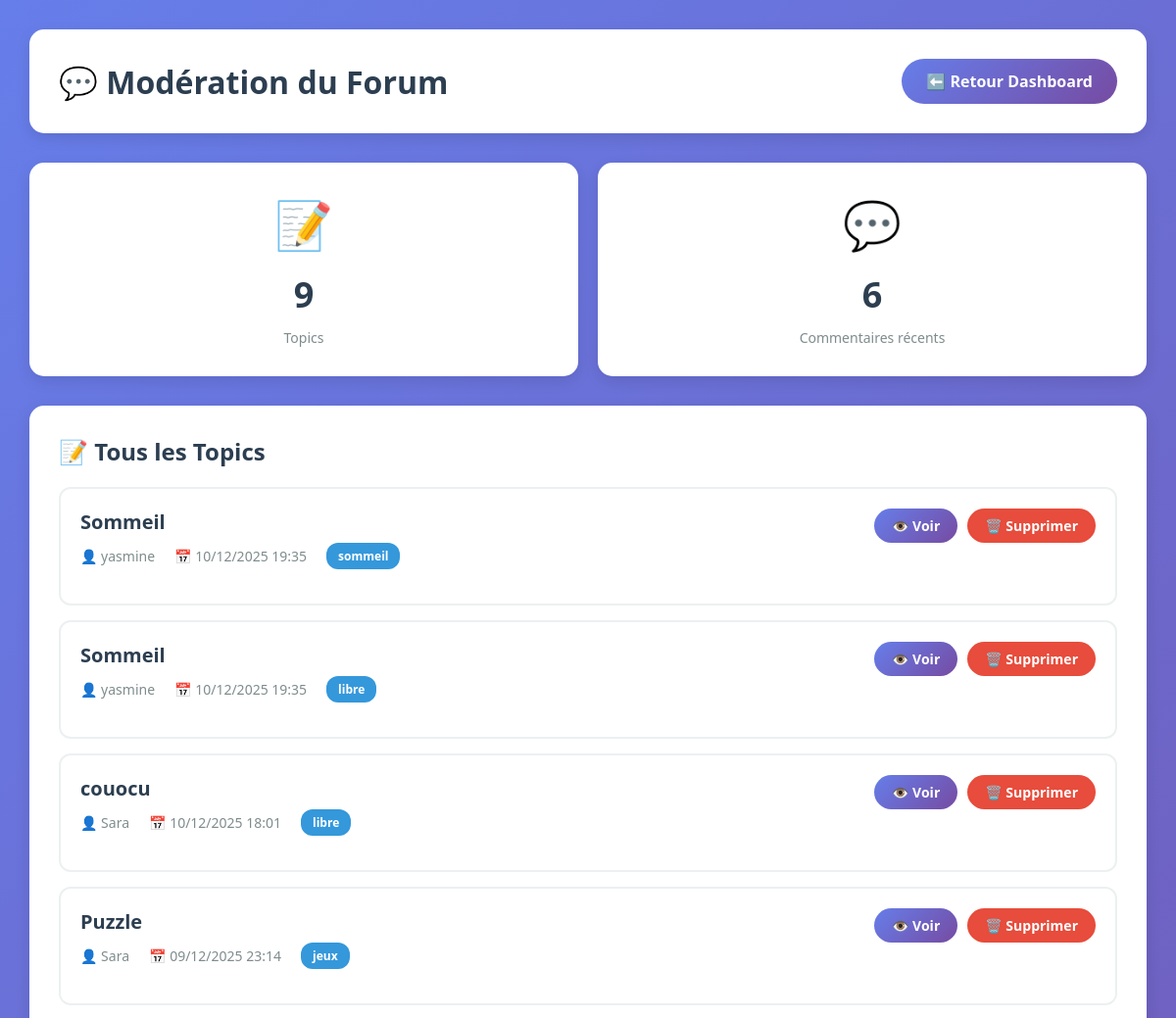
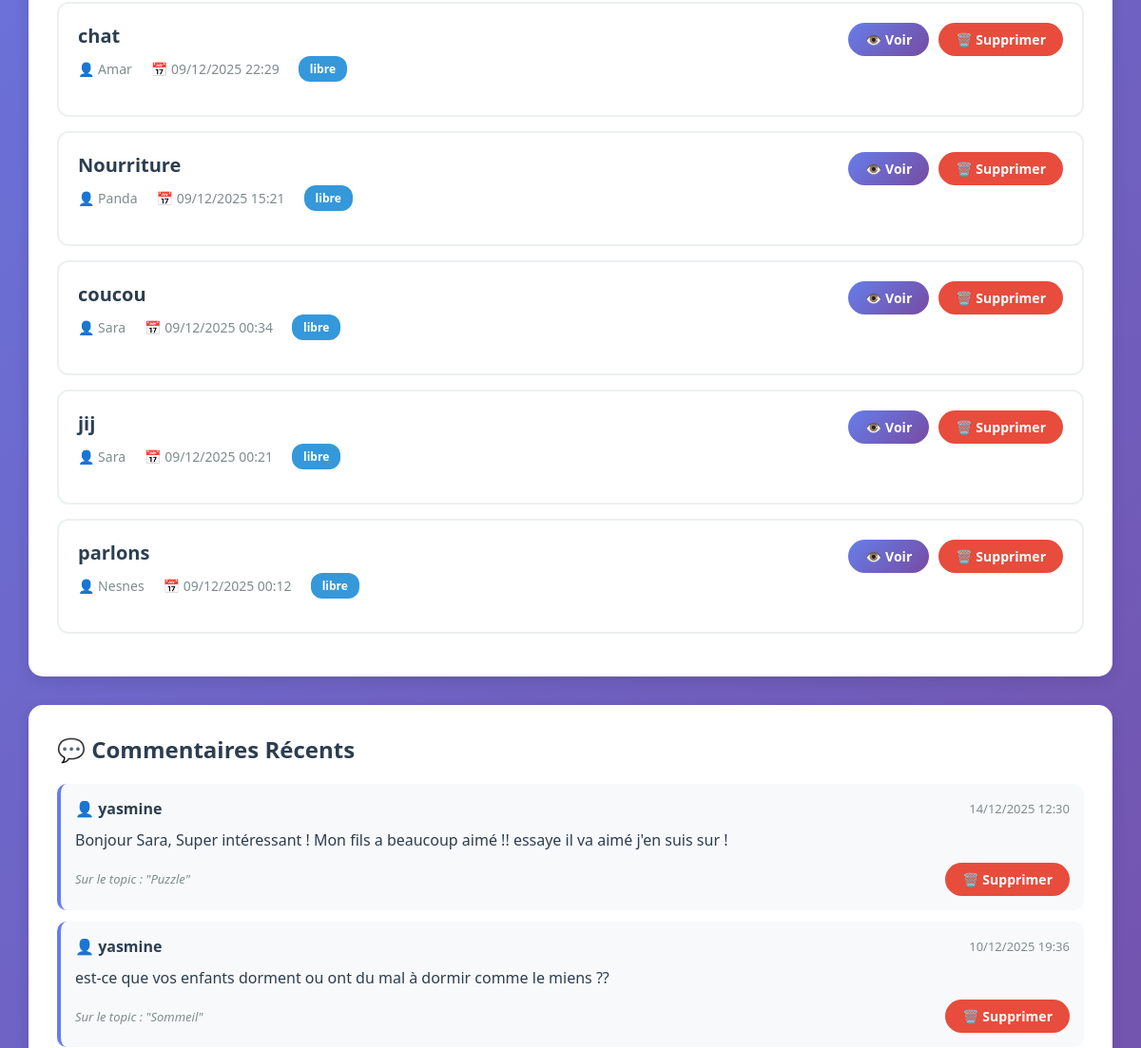
The app's page /admin-dashboard/forum/ (signed in, upper part), older data (2 pictures, top to bottom).
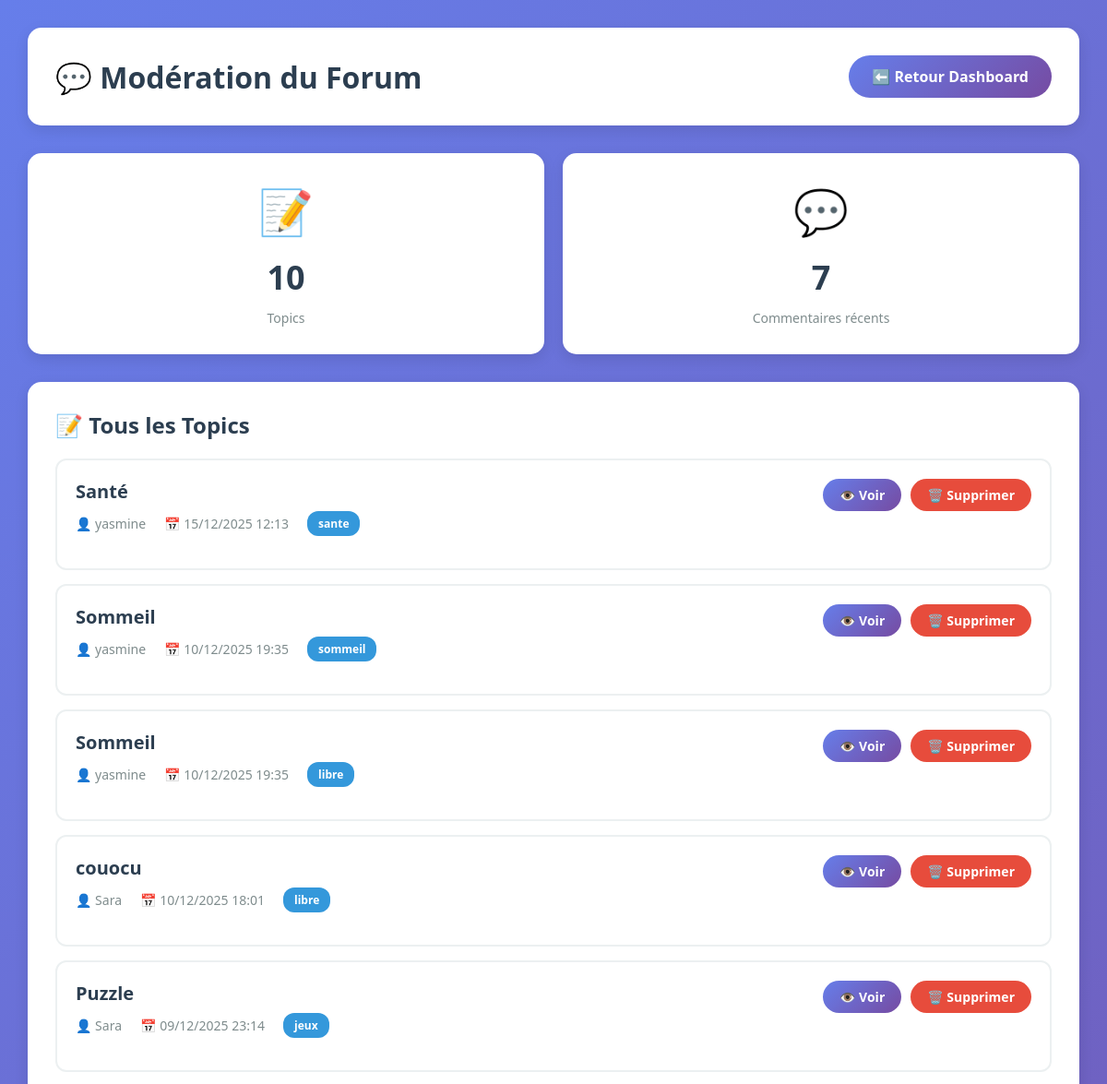
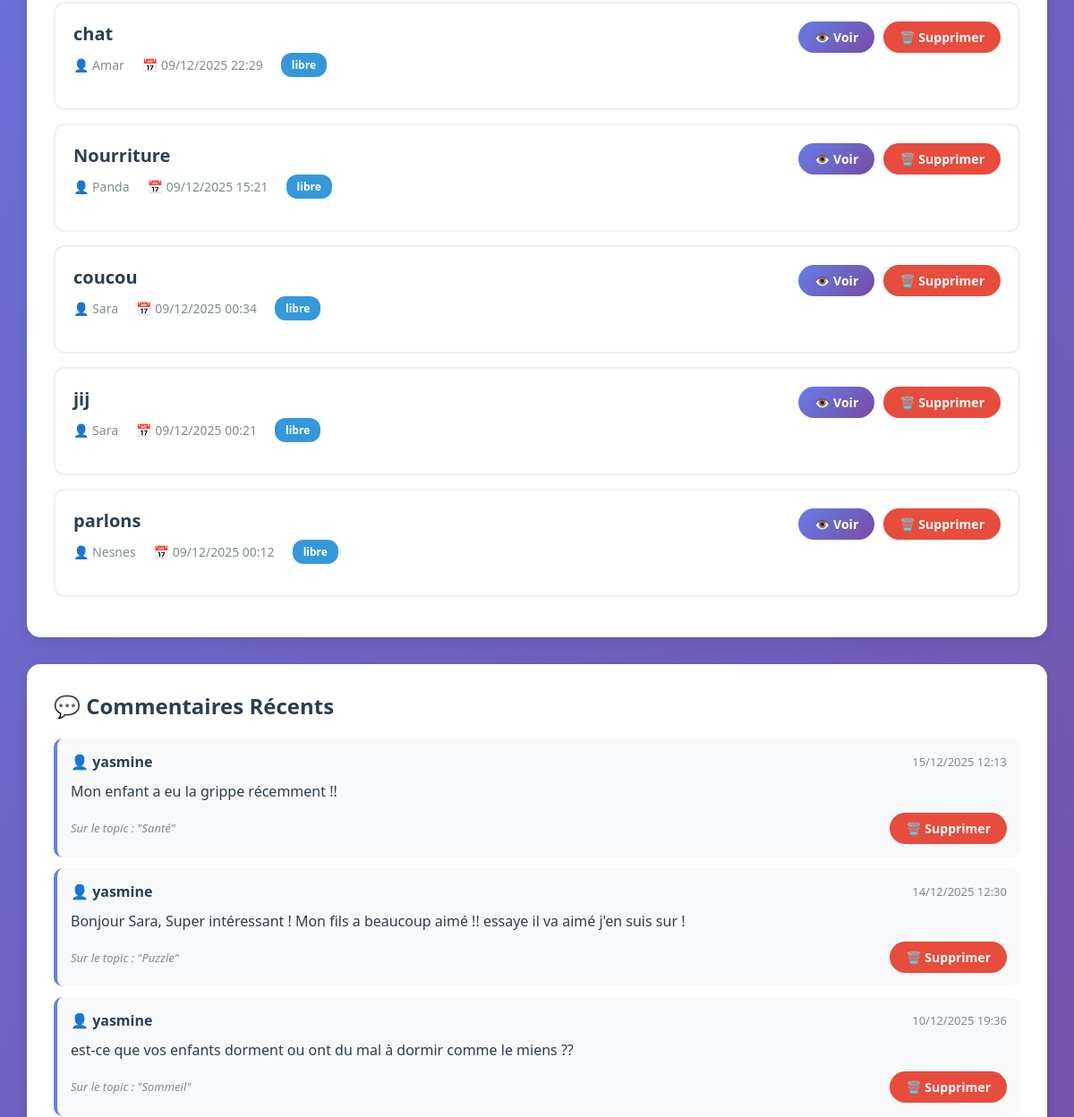
The same page, newer data (2 pictures, top to bottom).
### forum/models.py (models this page shows, shortened)
class Topic(models.Model):
    CATEGORY_CHOICES = [
        ('ecole', '🏫 École et Scolarité'),
        ('alimentation', '🍽️ Alimentation et Repas'),
        ('sommeil', '😴 Sommeil et Routines'),
        ('jeux', '🎮 Jeux et Activités'),
        ('sante', '💊 Santé et Thérapies'),
        ('entraide', '🤝 Entraide et Soutien'),
        ('libre', '💬 Discussions Libres'),
    ]
    title = models.CharField(max_length=200)
    created_by = models.ForeignKey(User, on_delete=models.CASCADE)
    created_at = models.DateTimeField(auto_now_add=True)
    icon = models.CharField(max_length=20, blank=True, null=True)
    category = models.CharField(max_length=20, choices=CATEGORY_CHOICES, default='libre')
    class Meta:
        ordering = ['-created_at']

class Post(models.Model):
    topic = models.ForeignKey(Topic, on_delete=models.CASCADE)
    content = models.TextField()
    created_by = models.ForeignKey(User, on_delete=models.CASCADE)
    created_at = models.DateTimeField(auto_now_add=True)

### authen/admin_views.py (the view)
# urls.py: path('admin-dashboard/forum/', admin_forum_moderation, name='admin_forum_moderation'),
@admin_required
def admin_forum_moderation(request):
    topics = Topic.objects.select_related('created_by').order_by('-created_at')
    posts = Post.objects.select_related('created_by', 'topic').order_by('-created_at')[:20]
    context = {
        'topics': topics,
        'posts': posts,
    }
    return render(request, 'authen/admin/forum_moderation.html', context)

### authen/admin_views.py (called while the page is built)
def is_admin(user):
    return user.is_staff or user.is_superuser

### authen/templates/authen/admin/forum_moderation.html (shortened to what this page needs)
<!DOCTYPE html>
<html lang="fr">
<head>
</head>
<body>
    <div class="container">
        <div class="header">
            <h1>💬 Modération du Forum</h1>
            <a href="{% url 'admin_dashboard' %}" class="btn-back">⬅️ Retour Dashboard</a>
        </div>
        <div class="stats-grid">
            <div class="stat-card">
                <div class="icon">📝</div>
                <div class="number">{{ topics|length }}</div>
                <div class="label">Topics</div>
            </div>
            <div class="stat-card">
                <div class="icon">💬</div>
                <div class="number">{{ posts|length }}</div>
                <div class="label">Commentaires récents</div>
            </div>
        </div>
        <div class="section-card">
            <h2>📝 Tous les Topics</h2>
            {% if topics %}
                {% for topic in topics %}
                <div class="topic-item">
                    <div class="topic-header">
                        <div class="topic-info">
                            <h3>{{ topic.title }}</h3>
                            <div class="topic-meta">
                                <span>👤 {{ topic.created_by.username }}</span>
                                <span>📅 {{ topic.created_at|date:"d/m/Y H:i" }}</span>
                                {% if topic.category %}
                                <span class="badge badge-category">{{ topic.category }}</span>
                                {% endif %}
                            </div>
                        </div>
                        <div class="topic-actions">
                            <a href="{% url 'forum:topic_detail' topic.id %}" target="_blank" class="btn btn-view">👁️ Voir</a>
                            <a href="{% url 'admin_delete_topic' topic.id %}"
                               class="btn btn-delete"
                               onclick="return confirm('⚠️ Supprimer ce topic et tous ses commentaires ?')">
                                🗑️ Supprimer
                            </a>
                        </div>
                    </div>
                </div>
                {% endfor %}
            {% else %}
                <div class="no-content">
                    <p>😕 Aucun topic pour le moment</p>
                </div>
            {% endif %}
        </div>
        <div class="section-card">
            <h2>💬 Commentaires Récents</h2>
            {% if posts %}
                {% for post in posts %}
                <div class="post-item">
                    <div class="post-header">
                        <span class="post-author">👤 {{ post.created_by.username }}</span>
                        <span class="post-date">{{ post.created_at|date:"d/m/Y H:i" }}</span>
                    </div>
                    <div class="post-content">
                        {{ post.content|truncatewords:30 }}
                    </div>
                    <div style="display: flex; justify-content: space-between; align-items: center;">
                        <div class="post-topic">
                            Sur le topic : "{{ post.topic.title }}"
                        </div>
                        <a href="{% url 'admin_delete_post' post.id %}"
                           class="btn btn-delete"
                           onclick="return confirm('⚠️ Supprimer ce commentaire ?')">
                            🗑️ Supprimer
                        </a>
                    </div>
                </div>
                {% endfor %}
            {% else %}
                <div class="no-content">
                    <p>😕 Aucun commentaire pour le moment</p>
                </div>
            {% endif %}
        </div>
    </div>
</body>
</html>

Row changes from the older to the newer data that the page shows:
added Topic: title "Santé", created_by.username "yasmine", created_at "15/12/2025 12:13", category "sante"
added Post: created_by.username "yasmine", created_at "15/12/2025 12:13", content "Mon enfant a eu la grippe récemment !!", topic "Santé"
Text that changed along with them:
{{ topics|length }}: "9" → "10"
{{ posts|length }}: "6" → "7"
